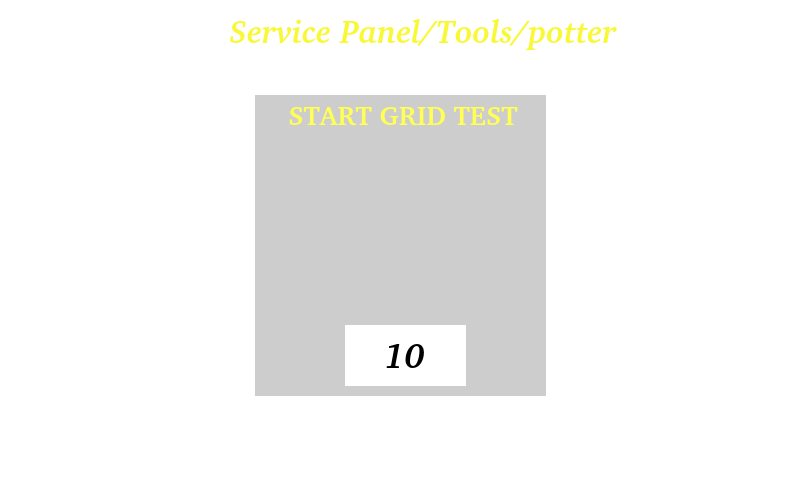
<?xml version="1.0" encoding="UTF-8"?>
<ui version="4.0">
 <class>potterToolUI</class>
 <widget class="QWidget" name="potterToolUI">
  <property name="geometry">
   <rect>
    <x>0</x>
    <y>0</y>
    <width>800</width>
    <height>480</height>
   </rect>
  </property>
  <property name="windowTitle">
   <string>Form</string>
  </property>
  <property name="styleSheet">
   <string notr="true">background-color:rgb(0,0,0,0);
background-image:url(://Service_Tools/Service_Tools/tools_menu.png);
border: 0px;</string>
  </property>
  <widget class="QFrame" name="frame">
   <property name="geometry">
    <rect>
     <x>0</x>
     <y>0</y>
     <width>800</width>
     <height>480</height>
    </rect>
   </property>
   <property name="frameShape">
    <enum>QFrame::StyledPanel</enum>
   </property>
   <property name="frameShadow">
    <enum>QFrame::Raised</enum>
   </property>
   <widget class="QPushButton" name="exitButton">
    <property name="geometry">
     <rect>
      <x>0</x>
      <y>0</y>
      <width>111</width>
      <height>111</height>
     </rect>
    </property>
    <property name="text">
     <string/>
    </property>
   </widget>
   <widget class="QLabel" name="label">
    <property name="geometry">
     <rect>
      <x>115</x>
      <y>10</y>
      <width>616</width>
      <height>41</height>
     </rect>
    </property>
    <property name="font">
     <font>
      <family>Bitstream Charter</family>
      <pointsize>24</pointsize>
      <weight>75</weight>
      <italic>true</italic>
      <bold>true</bold>
     </font>
    </property>
    <property name="styleSheet">
     <string notr="true">background-image:url(/transparent.png);
color: rgb(248, 248, 54);</string>
    </property>
    <property name="text">
     <string notr="true">Service Panel/Tools/potter</string>
    </property>
    <property name="alignment">
     <set>Qt::AlignCenter</set>
    </property>
   </widget>
   <widget class="QFrame" name="frame_4">
    <property name="geometry">
     <rect>
      <x>255</x>
      <y>95</y>
      <width>291</width>
      <height>301</height>
     </rect>
    </property>
    <property name="styleSheet">
     <string notr="true">background-color: rgb(0, 0, 0,50);
background-image: url(:/transparent.png);</string>
    </property>
    <property name="frameShape">
     <enum>QFrame::StyledPanel</enum>
    </property>
    <property name="frameShadow">
     <enum>QFrame::Raised</enum>
    </property>
    <widget class="QLabel" name="label_5">
     <property name="geometry">
      <rect>
       <x>10</x>
       <y>5</y>
       <width>276</width>
       <height>31</height>
      </rect>
     </property>
     <property name="font">
      <font>
       <family>Bitstream Charter</family>
       <pointsize>20</pointsize>
       <weight>75</weight>
       <italic>false</italic>
       <bold>true</bold>
      </font>
     </property>
     <property name="toolTip">
      <string notr="true"/>
     </property>
     <property name="statusTip">
      <string notr="true"/>
     </property>
     <property name="whatsThis">
      <string notr="true"/>
     </property>
     <property name="accessibleName">
      <string notr="true"/>
     </property>
     <property name="accessibleDescription">
      <string notr="true"/>
     </property>
     <property name="styleSheet">
      <string notr="true">background-color: rgb(0, 0, 0,0);
color: rgb(255, 255, 85);</string>
     </property>
     <property name="text">
      <string notr="true">START GRID TEST</string>
     </property>
     <property name="alignment">
      <set>Qt::AlignCenter</set>
     </property>
    </widget>
    <widget class="QPushButton" name="startGrid">
     <property name="geometry">
      <rect>
       <x>75</x>
       <y>60</y>
       <width>150</width>
       <height>150</height>
      </rect>
     </property>
     <property name="styleSheet">
      <string notr="true">border-image: url(:/Pulsanti/Pulsanti/play.png);
background-image: url(:/transparent.png);
background-color: rgb(0, 0, 0,0);</string>
     </property>
     <property name="text">
      <string/>
     </property>
    </widget>
    <widget class="QLineEdit" name="gridCycles">
     <property name="geometry">
      <rect>
       <x>90</x>
       <y>230</y>
       <width>121</width>
       <height>61</height>
      </rect>
     </property>
     <property name="font">
      <font>
       <family>Bitstream Charter</family>
       <pointsize>26</pointsize>
       <weight>75</weight>
       <italic>true</italic>
       <bold>true</bold>
      </font>
     </property>
     <property name="contextMenuPolicy">
      <enum>Qt::ActionsContextMenu</enum>
     </property>
     <property name="toolTip">
      <string notr="true"/>
     </property>
     <property name="statusTip">
      <string notr="true"/>
     </property>
     <property name="whatsThis">
      <string notr="true"/>
     </property>
     <property name="accessibleName">
      <string notr="true"/>
     </property>
     <property name="accessibleDescription">
      <string notr="true"/>
     </property>
     <property name="styleSheet">
      <string notr="true">background-color: rgb(255, 255, 255);
color: rgb(0, 0, 0);</string>
     </property>
     <property name="text">
      <string notr="true">10</string>
     </property>
     <property name="alignment">
      <set>Qt::AlignCenter</set>
     </property>
    </widget>
   </widget>
  </widget>
 </widget>
 <resources/>
 <connections/>
</ui>
